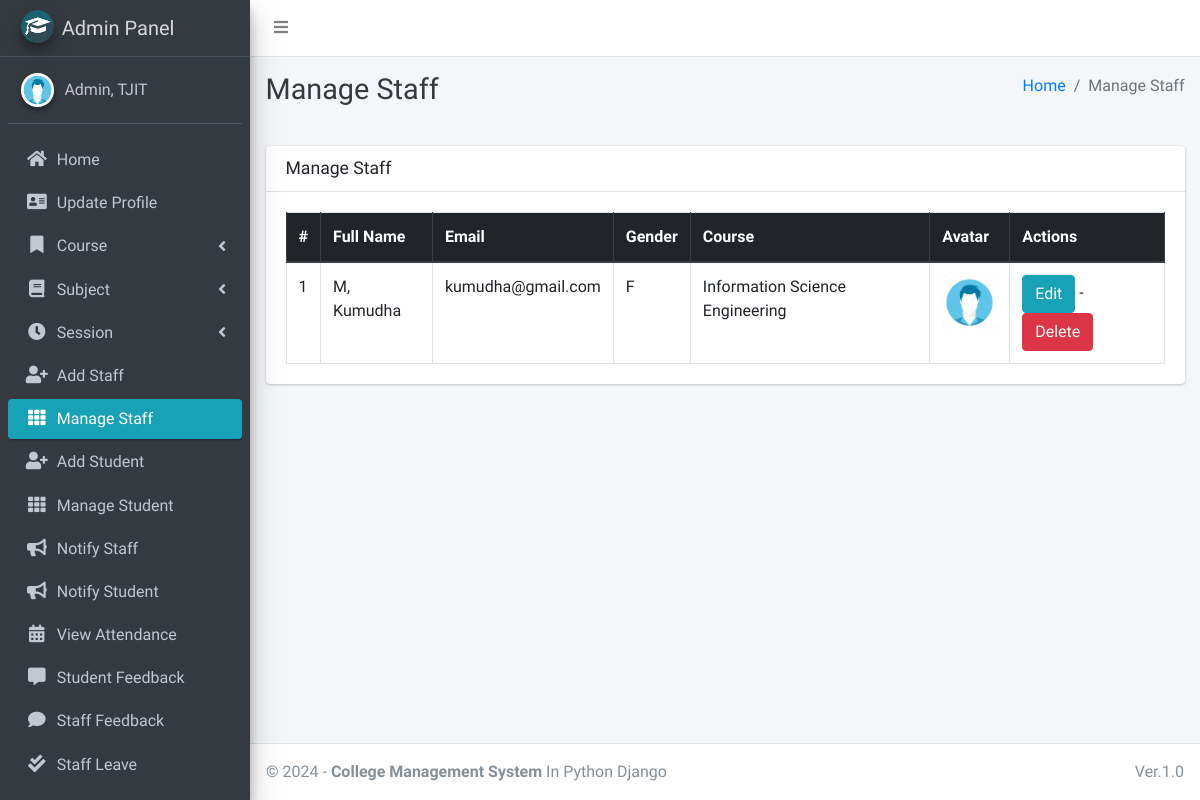
Page /staff/manage/ (signed in) on the committed database.
### main_app/models.py (models this page shows, shortened)
class CustomUser(AbstractUser):
    USER_TYPE = ((1, "HOD"), (2, "Staff"), (3, "Student"))
    GENDER = [("M", "Male"), ("F", "Female")]
    username = None  # Removed username, using email instead
    email = models.EmailField(unique=True)
    user_type = models.CharField(default=1, choices=USER_TYPE, max_length=1)
    gender = models.CharField(max_length=1, choices=GENDER)
    profile_pic = models.ImageField()
    address = models.TextField()
    fcm_token = models.TextField(default="")  # For firebase notifications
    created_at = models.DateTimeField(auto_now_add=True)
    updated_at = models.DateTimeField(auto_now=True)
    USERNAME_FIELD = "email"
    REQUIRED_FIELDS = []
    objects = CustomUserManager()
    def __str__(self):
        return self.last_name + ", " + self.first_name

class Staff(models.Model):
    course = models.ForeignKey(Course, on_delete=models.DO_NOTHING, null=True, blank=False)
    admin = models.OneToOneField(CustomUser, on_delete=models.CASCADE)

class Course(models.Model):
    name = models.CharField(max_length=120)
    created_at = models.DateTimeField(auto_now_add=True)
    updated_at = models.DateTimeField(auto_now=True)

### main_app/hod_views.py (the view)
# urls.py: path("staff/manage/", hod_views.manage_staff, name='manage_staff'),
def manage_staff(request):
    allStaff = CustomUser.objects.filter(user_type=2)
    context = {
        'allStaff': allStaff,
        'page_title': 'Manage Staff'
    }
    return render(request, "hod_template/manage_staff.html", context)

### main_app/templates/hod_template/manage_staff.html
{% extends 'main_app/base.html' %}
{% load static %}
{% block page_title %}{{page_title}}{% endblock page_title %}
{% block content %}
<section class="content">
    <div class="container-fluid">
        <div class="row">
            <div class="col-md-12">
                <div class="card">
                    <div class="card-header">
                        <h3 class="card-title">{{page_title}}</h3>
                    </div>
                    <div class="card-body">
                        <table id="example2" class="table table-bordered table-hover">
                            <thead class="thead-dark">
                                <tr>
                                    <th>#</th>
                                    <th>Full Name</th>
                                    <th>Email</th>
                                    <th>Gender</th>
                                    <th>Course</th>
                                    <th>Avatar</th>
                                    <th>Actions</th>
                                </tr>
                            </thead>
                            <tbody>
                                {% for staff in allStaff %}
                                <tr>
                                    <td>{{ forloop.counter }}</td>
                                    <td>{{staff.last_name}}, {{staff.first_name}}</td>
                                    <td>{{staff.email}}</td>
                                    <td>{{staff.gender}}</td>
                                    <td>{{staff.staff.course.name}}</td>
                                    <td>
                                        {% if staff.profile_pic == ""  %}
                                        No Image
                                        {% else %}
                                        <img class="img img-fluid mb-2" height="56" width="56"
                                            src="{{staff.profile_pic}}" alt="">
                                        {% endif %}
                                    </td>
                                    <td>
                                        <a href="{% url 'edit_staff' staff.staff.id %}" class="btn btn-info">Edit</a> -
                                        <a href="{% url 'delete_staff' staff.staff.id %}" class="btn btn-danger" onclick="return confirm('Are you sure about this ?')">Delete</a>
                                    </td>
                                </tr>
                                {% endfor %}
                            </tbody>
                        </table>
                    </div>
                </div>
            </div>
        </div>
    </div>
</section>
{% endblock content %}

### main_app/templates/main_app/base.html (shortened to what this page needs)
{% load static %}
<!DOCTYPE html>
<html>
<head>
    <link rel="stylesheet" href="{% static 'plugins/fontawesome-free/css/all.min.css'%} ">
    <link rel="stylesheet" href="https://code.ionicframework.com/ionicons/2.0.1/css/ionicons.min.css">
    <link rel="stylesheet"
        href="{% static 'plugins/tempusdominus-bootstrap-4/css/tempusdominus-bootstrap-4.min.css'%} ">
    <link rel="stylesheet" href="{% static 'plugins/icheck-bootstrap/icheck-bootstrap.min.css'%} ">
    <link rel="stylesheet" href="{% static 'dist/css/adminlte.min.css'%} ">
    <link rel="stylesheet" href="{% static 'plugins/overlayScrollbars/css/OverlayScrollbars.min.css'%} ">
    <link rel="stylesheet" href="{% static 'plugins/daterangepicker/daterangepicker.css'%} ">
</head>
<body class="hold-transition sidebar-mini layout-fixed">
    <div class="wrapper">
        <nav class="main-header navbar navbar-expand navbar-white navbar-light">
            <ul class="navbar-nav">
                <li class="nav-item">
                    <a class="nav-link" data-widget="pushmenu" href="#"><i class="fas fa-bars"></i></a>
                </li>
            </ul>
        </nav>
        {% include "main_app/sidebar_template.html" with user=user %}
        <div class="content-wrapper">
            <div class="content-header">
                <div class="container-fluid">
                    <div class="row mb-2">
                        <div class="col-sm-6">
                            <h1 class="m-0 text-dark">{% block page_title %}{% endblock page_title %}</h1>
                        </div>
                        <div class="col-sm-6">
                            <ol class="breadcrumb float-sm-right">
                                <li class="breadcrumb-item"><a href="#">Home</a></li>
                                <li class="breadcrumb-item active">{{ page_title }}</li>
                            </ol>
                        </div>
                    </div>
                </div>
            </div>
<section class="content">
    <div class="container-fluid">
        <div class="row">
            <div class="col-md-12">
            </div></div></div></section>
            {% block content %}
            {% endblock content %}
        </div>
        {% include "main_app/footer.html" %}
    </div>
</body>
</html>

### main_app/templates/main_app/sidebar_template.html (shortened to what this page needs)
{% load static %}
<aside class="main-sidebar sidebar-dark-info elevation-4">
    {% if request.user.user_type == '1' %}
    <a href="{% url 'admin_home' %}" class="brand-link">
        <img src="{% static 'dist/img/cmsl.png' %} " alt="AdminLTE Logo"
            class="brand-image img-circle elevation-3" >
        <span class="brand-text font-weight-light">Admin Panel</span>
    </a>
    <div class="sidebar">
        <div class="user-panel mt-3 pb-3 mb-3 d-flex">
            <div class="image">
                <img src="{{ request.user.profile_pic}}" class="img-circle elevation-2" alt="User Image">
            </div>
            <div class="info">
                <a href="#" class="d-block">{{user}}</a>
            </div>
        </div>
        <nav class="mt-2">
            <ul class="nav nav-pills nav-sidebar flex-column" data-widget="treeview" role="menu" data-accordion="false">
                <li class="nav-item">
                    {% url 'admin_home' as admin_home %}
                    <a href="{{admin_home}}" class="nav-link {% if admin_home == request.path %} active {% endif %}">
                        <i class="nav-icon fas fa-home"></i>
                        <p>
                            Home
                        </p>
                    </a>
                </li>
                <li class="nav-item">
                    {% url 'admin_view_profile' as admin_view_profile %}
                    <a href="{{admin_view_profile}}"
                        class="nav-link {% if admin_view_profile == request.path %} active {% endif %}">
                        <i class="nav-icon fas fa-address-card"></i>
                        <p>
                            Update Profile
                        </p>
                    </a>
                </li>
                <li class="nav-item has-treeview">
                    <a href="#" class="nav-link">
                        <i class="nav-icon fas fa-bookmark"></i>
                        <p>
                            Course
                            <i class="fas fa-angle-left right"></i>
                        </p>
                    </a>
                </li>
                <li class="nav-item has-treeview">
                    <a href="#" class="nav-link">
                        <i class="nav-icon fas fa-book"></i>
                        <p>
                            Subject
                            <i class="fas fa-angle-left right"></i>
                        </p>
                    </a>
                </li>
                <li class="nav-item has-treeview">
                    <a href="#" class="nav-link">
                        <i class="nav-icon fas fa-clock"></i>
                        <p>
                            Session
                            <i class="fas fa-angle-left right"></i>
                        </p>
                    </a>
                </li>
                <li class="nav-item">
                    {% url 'add_staff' as add_staff %}
                    <a href="{{add_staff}}" class="nav-link {% if add_staff == request.path %} active {% endif %}">
                        <i class="nav-icon fas fa-user-plus"></i>
                        <p>
                            Add Staff
                        </p>
                    </a>
                </li>
                <li class="nav-item">
                    {% url 'manage_staff' as manage_staff %}
                    {% url 'edit_staff' staff_id as edit_staff %}
                    <a href="{{manage_staff}}"
                        class="nav-link {% if manage_staff == request.path or request.path == edit_staff %} active {% endif %}">
                        <i class="nav-icon fas fa-th"></i>
                        <p>
                            Manage Staff
                        </p>
                    </a>
                </li>
                <li class="nav-item">
                    {% url 'add_student' as add_student%}
                    <a href="{{add_student}}" class="nav-link  {% if add_student == request.path %} active {% endif %}">
                        <i class="nav-icon fas fa-user-plus"></i>
                        <p>
                            Add Student
                        </p>
                    </a>
                </li>
                <li class="nav-item">
                    {% url 'manage_student' as manage_student %}
                    {% url 'edit_student' student_id as edit_student %}
                    <a href="{{manage_student}}"
                        class="nav-link  {% if edit_student == request.path or manage_student == request.path %} active {% endif %}">
                        <i class="nav-icon fas fa-th"></i>
                        <p>
                            Manage Student
                        </p>
                    </a>
                </li>
                <li class="nav-item">
                    {% url 'admin_notify_staff' as admin_notify_staff %}
                    <a href="{{admin_notify_staff}}"
                        class="nav-link {% if admin_notify_staff == request.path %} active {% endif %}">
                        <i class="nav-icon fas fa-bullhorn"></i>
                        <p>
                            Notify Staff
                        </p>
                    </a>
                </li>
                <li class="nav-item">
                    {% url 'admin_notify_student' as admin_notify_student %}
                    <a href="{{admin_notify_student}}"
                        class="nav-link {% if admin_notify_student == request.path %} active {% endif %}">
                        <i class="nav-icon fas fa-bullhorn"></i>
                        <p>
                            Notify Student
                        </p>
                    </a>
                </li>
                <li class="nav-item">
                    {% url 'admin_view_attendance' as admin_view_attendance %}
                <li class="nav-item">
                    <a href="{{admin_view_attendance}}"
                        class="nav-link  {% if admin_view_attendance == request.path %} active {% endif %}">
                        <i class="nav-icon fas fa-calendar-alt"></i>
                        <p>
                            View Attendance
                        </p>
                    </a>
                </li>
                <li class="nav-item">
                    {% url 'student_feedback_message' as student_feedback_message %}
                    <a href="{{ student_feedback_message }}"
                        class="nav-link  {% if student_feedback_message == request.path %} active {% endif %}">
                        <i class="nav-icon fas fa-comment-alt"></i>
                        <p>
                            Student Feedback
                        </p>
                    </a>
                </li>
                <li class="nav-item">
                    {% url 'staff_feedback_message' as staff_feedback_message %}
                    <a href="{{staff_feedback_message}}"
                        class="nav-link   {% if staff_feedback_message == request.path %} active {% endif %}">
                        <i class="nav-icon fas fa-comment"></i>
                        <p>
                            Staff Feedback
                        </p>
                    </a>
                </li>
                <li class="nav-item">
                    {% url 'view_staff_leave' as view_staff_leave %}
                    <a href="{{view_staff_leave}}"
                        class="nav-link  {% if view_staff_leave == request.path %} active {% endif %}">
                        <i class="nav-icon fas fa-check-double"></i>
                        <p>
                            Staff Leave
                        </p>
                    </a>
                </li>
                <li class="nav-item">
                    {% url 'view_student_leave' as view_student_leave %}
                    <a href="{% url 'view_student_leave' %}"
                        class="nav-link  {% if view_student_leave == request.path %} active {% endif %}">
                    </a>
                </li>
                                        {% endif %}
                                    </ul>
                                </nav>
                            </div>
</aside>

### main_app/templates/main_app/footer.html
<footer class="main-footer">
    &copy; {% now "Y" %} - <strong>College Management System</strong>
    In Python Django
    <div class="float-right d-none d-sm-inline-block">
       Ver.1.0
    </div>
</footer>

### rows in the picture
CustomUser: user.profile_pic (picture), last_name+first_name "Admin, TJIT"
CustomUser: last_name "M", first_name "Kumudha", email "kumudha@gmail.com", gender "F", staff.course.name "Information Science Engineering", profile_pic (picture)

### other values in the picture
{{ page_title }} "Manage Staff"
